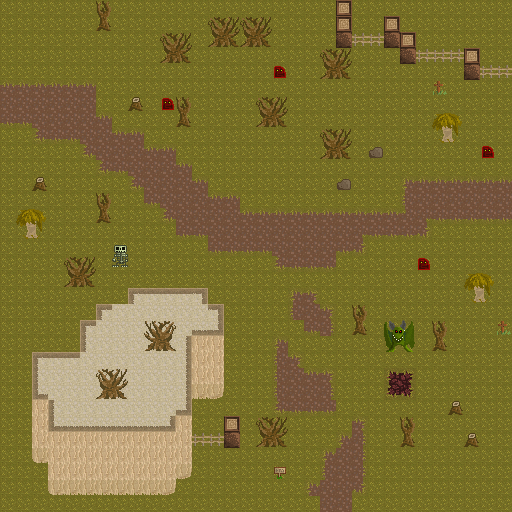

A level layout from a 2D game, rendered from its tile map. Below: a short description, then the map file with tile-grid data replaced by summaries:
An orthogonal 32x32 tile map with 16x16 px tiles, 2 tile layers (lower, upper), 2 tilesets and 56 objects (31x villager, 11x pickup, 8x portal, 6x npc).

<map version="1.0" orientation="orthogonal" renderorder="right-down" width="32" height="32" tilewidth="16" tileheight="16" nextobjectid="73">
 <tileset firstgid="1" source="tilesheet.tsx" />
 <tileset firstgid="257" name="tilesheet" tilewidth="16" tileheight="16" tilecount="256">
  <image source="../gfx/tilesheet.png" width="256" height="256" />
  <tile id="2">
   <properties>
    <property name="solid" value="true" />
   </properties>
  </tile>
  <tile id="3">
   <properties>
    <property name="solid" value="true" />
   </properties>
  </tile>
  <tile id="4">
   <properties>
    <property name="solid" value="true" />
   </properties>
  </tile>
  <tile id="5">
   <properties>
    <property name="solid" value="true" />
   </properties>
  </tile>
  <tile id="7">
   <properties>
    <property name="solid" value="true" />
   </properties>
  </tile>
  <tile id="8">
   <properties>
    <property name="solid" value="true" />
   </properties>
  </tile>
  <tile id="10">
   <properties>
    <property name="solid" value="true" />
   </properties>
  </tile>
  <tile id="11">
   <properties>
    <property name="solid" value="true" />
   </properties>
  </tile>
  <tile id="12">
   <properties>
    <property name="solid" value="true" />
   </properties>
  </tile>
  <tile id="26">
   <properties>
    <property name="solid" value="true" />
   </properties>
  </tile>
  <tile id="27">
   <properties>
    <property name="solid" value="true" />
   </properties>
  </tile>
  <tile id="28">
   <properties>
    <property name="solid" value="true" />
   </properties>
  </tile>
  <tile id="29">
   <properties>
    <property name="solid" value="true" />
   </properties>
  </tile>
  <tile id="42">
   <properties>
    <property name="solid" value="true" />
   </properties>
  </tile>
  <tile id="43">
   <properties>
    <property name="solid" value="true" />
   </properties>
  </tile>
  <tile id="44">
   <properties>
    <property name="solid" value="true" />
   </properties>
  </tile>
  <tile id="45">
   <properties>
    <property name="solid" value="true" />
   </properties>
  </tile>
  <tile id="46">
   <properties>
    <property name="solid" value="true" />
   </properties>
  </tile>
  <tile id="47">
   <properties>
    <property name="solid" value="true" />
   </properties>
  </tile>
  <tile id="48">
   <properties>
    <property name="solid" value="true" />
   </properties>
  </tile>
  <tile id="49">
   <properties>
    <property name="solid" value="true" />
   </properties>
  </tile>
  <tile id="50">
   <properties>
    <property name="solid" value="true" />
   </properties>
  </tile>
  <tile id="51">
   <properties>
    <property name="solid" value="true" />
   </properties>
  </tile>
  <tile id="52">
   <properties>
    <property name="solid" value="true" />
   </properties>
  </tile>
  <tile id="53">
   <properties>
    <property name="solid" value="true" />
   </properties>
  </tile>
  <tile id="54">
   <properties>
    <property name="solid" value="true" />
   </properties>
  </tile>
  <tile id="57">
   <properties>
    <property name="solid" value="true" />
   </properties>
  </tile>
  <tile id="58">
   <properties>
    <property name="solid" value="true" />
   </properties>
  </tile>
  <tile id="60">
   <properties>
    <property name="solid" value="true" />
   </properties>
  </tile>
  <tile id="61">
   <properties>
    <property name="solid" value="true" />
   </properties>
  </tile>
  <tile id="62">
   <properties>
    <property name="solid" value="true" />
   </properties>
  </tile>
  <tile id="64">
   <properties>
    <property name="solid" value="true" />
   </properties>
  </tile>
  <tile id="65">
   <properties>
    <property name="solid" value="true" />
   </properties>
  </tile>
  <tile id="66">
   <properties>
    <property name="solid" value="true" />
   </properties>
  </tile>
  <tile id="67">
   <properties>
    <property name="solid" value="true" />
   </properties>
  </tile>
  <tile id="68">
   <properties>
    <property name="solid" value="true" />
   </properties>
  </tile>
  <tile id="69">
   <properties>
    <property name="solid" value="true" />
   </properties>
  </tile>
  <tile id="70">
   <properties>
    <property name="solid" value="true" />
   </properties>
  </tile>
  <tile id="73">
   <properties>
    <property name="solid" value="true" />
   </properties>
  </tile>
  <tile id="74">
   <properties>
    <property name="solid" value="true" />
   </properties>
  </tile>
  <tile id="75">
   <properties>
    <property name="solid" value="true" />
   </properties>
  </tile>
  <tile id="76">
   <properties>
    <property name="solid" value="true" />
   </properties>
  </tile>
  <tile id="77">
   <properties>
    <property name="solid" value="true" />
   </properties>
  </tile>
  <tile id="80">
   <properties>
    <property name="solid" value="true" />
   </properties>
  </tile>
  <tile id="81">
   <properties>
    <property name="solid" value="true" />
   </properties>
  </tile>
  <tile id="82">
   <properties>
    <property name="solid" value="true" />
   </properties>
  </tile>
  <tile id="83">
   <properties>
    <property name="solid" value="true" />
   </properties>
  </tile>
  <tile id="84">
   <properties>
    <property name="solid" value="true" />
   </properties>
  </tile>
  <tile id="85">
   <properties>
    <property name="solid" value="true" />
   </properties>
  </tile>
  <tile id="86">
   <properties>
    <property name="solid" value="true" />
   </properties>
  </tile>
  <tile id="87">
   <properties>
    <property name="solid" value="true" />
   </properties>
  </tile>
  <tile id="88">
   <properties>
    <property name="solid" value="true" />
   </properties>
  </tile>
  <tile id="89">
   <properties>
    <property name="solid" value="true" />
   </properties>
  </tile>
  <tile id="90">
   <properties>
    <property name="solid" value="true" />
   </properties>
  </tile>
  <tile id="96">
   <properties>
    <property name="solid" value="true" />
   </properties>
  </tile>
  <tile id="97">
   <properties>
    <property name="solid" value="true" />
   </properties>
  </tile>
  <tile id="98">
   <properties>
    <property name="solid" value="true" />
   </properties>
  </tile>
  <tile id="99">
   <properties>
    <property name="solid" value="true" />
   </properties>
  </tile>
  <tile id="101">
   <properties>
    <property name="solid" value="true" />
   </properties>
  </tile>
  <tile id="102">
   <properties>
    <property name="solid" value="true" />
   </properties>
  </tile>
  <tile id="103">
   <properties>
    <property name="solid" value="true" />
   </properties>
  </tile>
  <tile id="104">
   <properties>
    <property name="solid" value="true" />
   </properties>
  </tile>
  <tile id="105">
   <properties>
    <property name="solid" value="true" />
   </properties>
  </tile>
  <tile id="117">
   <properties>
    <property name="solid" value="true" />
   </properties>
  </tile>
  <tile id="120">
   <properties>
    <property name="solid" value="true" />
   </properties>
  </tile>
  <tile id="123">
   <properties>
    <property name="solid" value="true" />
   </properties>
  </tile>
  <tile id="124">
   <properties>
    <property name="solid" value="true" />
   </properties>
  </tile>
 </tileset>
 <layer name="lower" width="32" height="32">
  <data>[1024 cells, 1024 non-empty, 7 distinct tile ids]</data>
 </layer>
 <layer name="upper" width="32" height="32" opacity="0.9">
  <data>[1024 cells, 233 non-empty, 47 distinct tile ids]</data>
 </layer>
 <objectgroup name="objects" opacity="0.9">
  <!-- 56 objects omitted --></objectgroup>
</map>
<!-- 56 of 56 objects omitted -->
